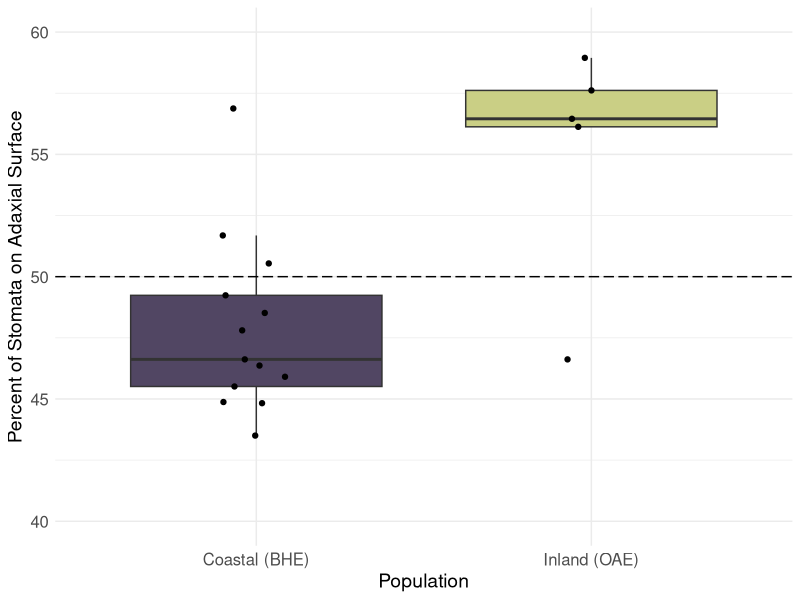
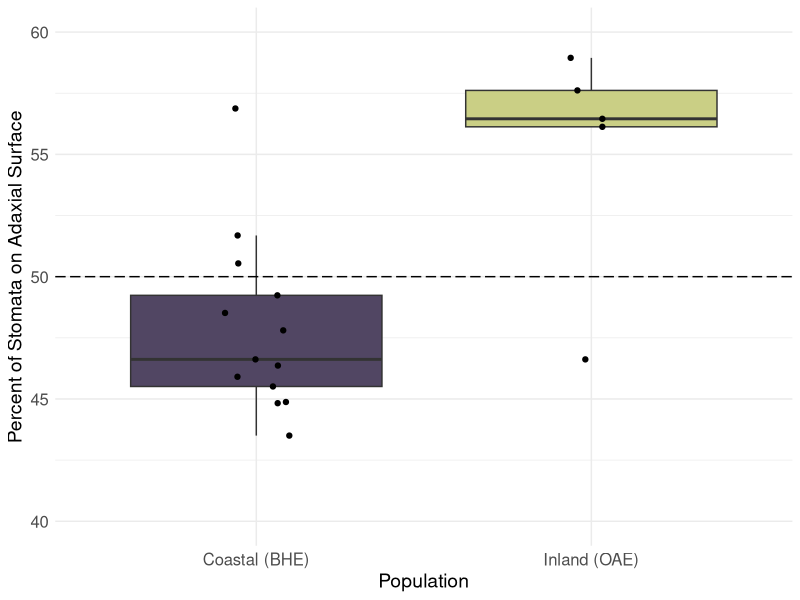

These charts were generated, in order, by the following R code:
# Primary contributor: Cam
# Purpose: Preliminary analysis of stomata data to compare BHE and OAE populations

require(tidyverse)
require(readxl)

# Data wrangling
stomata =  read_csv('./Data/stomatal_density_data_06-13-24.csv') %>%
  # Remove missing data
  filter(!is.na(stomata_count)) %>% 
  # Separate file_name column
  separate(
    col = file_name, 
    sep = '_',
    into = c('pop.code', 'replicate', 'leaf_side', 'view_rep')
  ) %>%
  # Get average stomata count for each leaf side
  group_by(pop.code, replicate, leaf_side) %>%
  summarize(stomata_count = mean(.data[['stomata_count']], na.rm = TRUE)) %>%
  ungroup() %>%
  # Reshape data
  pivot_wider(
    id_cols = c(pop.code, replicate), 
    names_from = leaf_side,
    values_from = stomata_count,
    names_prefix = "stomata_count_",
  ) %>%
  # Create more stomata columns
  mutate(
    # Total amount of stomata on both sides
    stomata_count_total = stomata_count_ab + stomata_count_ad, 
    # Adaxial vs. abaxial ratio, 1 = equal stomata, >1 more stomata on abaxial side
    amphistomy = stomata_count_ad / stomata_count_ab 
  )
  
#View(stomata)

# Compare Abaxial vs. Adaxial Stomata Counts for each pop
oae_bhe_amphistomy = stomata %>%
  filter(pop.code %in% c('BHE', 'OAE')) %>%
  mutate(pop.code = if_else(pop.code == 'BHE', 'Coastal (BHE)', 'Inland (OAE)')) %>%
  ggplot() +
  aes(x = pop.code, fill = pop.code, y = stomata_count_ad / stomata_count_total * 100) +
  geom_boxplot(outliers = F) +
  geom_jitter(position=position_jitter(0.1)) +
  geom_hline(yintercept = 50, linetype = 'longdash') +
  # Labels
  scale_x_discrete(name = 'Population') +
  scale_y_continuous(
    name = 'Percent of Stomata on Adaxial Surface', 
    limits = c(40, 60)
  ) +
  # Style
  scale_fill_manual(values = c('#514663', '#cacf85')) +
  theme_minimal() +
  theme(
    legend.position = "none",
    axis.text = element_text(size=12),
    axis.title = element_text(size=14),
  )
oae_bhe_amphistomy

ggsave(
  filename = 'Prelim_Amphistomy.png', 
  plot = oae_bhe_amphistomy,
  device = 'png',
  path = './Results/Figures/',
  scale = 1,
  width = 3,
  height = 6,
  bg = 'white'
)

# T-tests for difference in stomatal ratio and each surface stomatal number

# subset dataframe for only OAE, BHE values
oae_bhe <- stomata[which(stomata$pop.code == "BHE" | stomata$pop.code == "OAE"),]
t.test(data=oae_bhe, amphistomy ~ pop.code)

t.test(data=oae_bhe, stomata_count_ab ~ pop.code)

t.test(data=oae_bhe, stomata_count_ad ~ pop.code)
